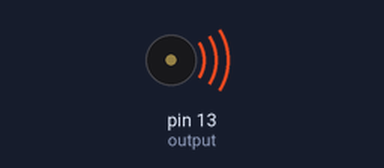
The sketch below on a simulated Arduino Uno, built with avr-gcc and run on an emulated ATmega328P. On the bench: buzzer (waves = sounding).

Above: at 0.2 s.
Timing chart, 0 to 3.5 s (numbered marks = the images above):
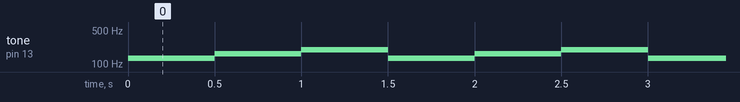

The sketch:

Pedal_Organ_2nd_Testing.ino
```cpp
//#include <Tone.h>

int output = 13;

// 입력 지정     (C, C#, D, D#, E, F, F#, G, G#, A, A#, B 총 12개)
int input[12] = {1, 2,  3, 4,  5, 6, 7,  8, 9, 10, 11, 12};

// 기본 주파수는 E2를 기준으로 해서 +-1 옥타브 한다.
// 2로 나누거나 곱하는데 연산 시간이 소요되므로 레이턴시를 최소화하기 위해서 미리 주파수를 다 정해놓는게 나을듯함.
//int freqE1[12] = {32.70, 34.65, 36.71, 38.89, 41.20, 43.65, 46.25, 49.00, 51.91, 55.00, 58.27, 61.74};
int freqE2[12] = {65.41, 69.30, 73.42, 77.78, 82.41, 87.31, 92.50, 98.00, 103.8, 110.0, 116.5, 123.5};

int chk = 0;

void setup() {
  pinMode(output, OUTPUT);

  for (int idx=0; idx<11; idx++) {
    pinMode(input[idx], INPUT);
  }
}

void loop() {
  tone(output, freqE2[0]*2);
  delay(500);
  tone(output, freqE2[4]*2);
  delay(500);
  tone(output, freqE2[7]*2);
  delay(500);
  /*
  for (int idx=0; idx<11; idx++) {
    chk = digitalRead(input[idx]);

    // 스위치 눌림 체크 후 눌림이 멈추면 소리 출력 중단
    if (chk) {
      tone(output, freqE2[idx]);
      while (digitalRead(input[idx]));
      noTone(output);
    }
  }
  */
}
```

Measured:
- by itself, tone on pin 13 (output): repeats every 1.5 s: 164 Hz 0.50 s, 196 Hz 0.50 s, 130 Hz 0.50 s
